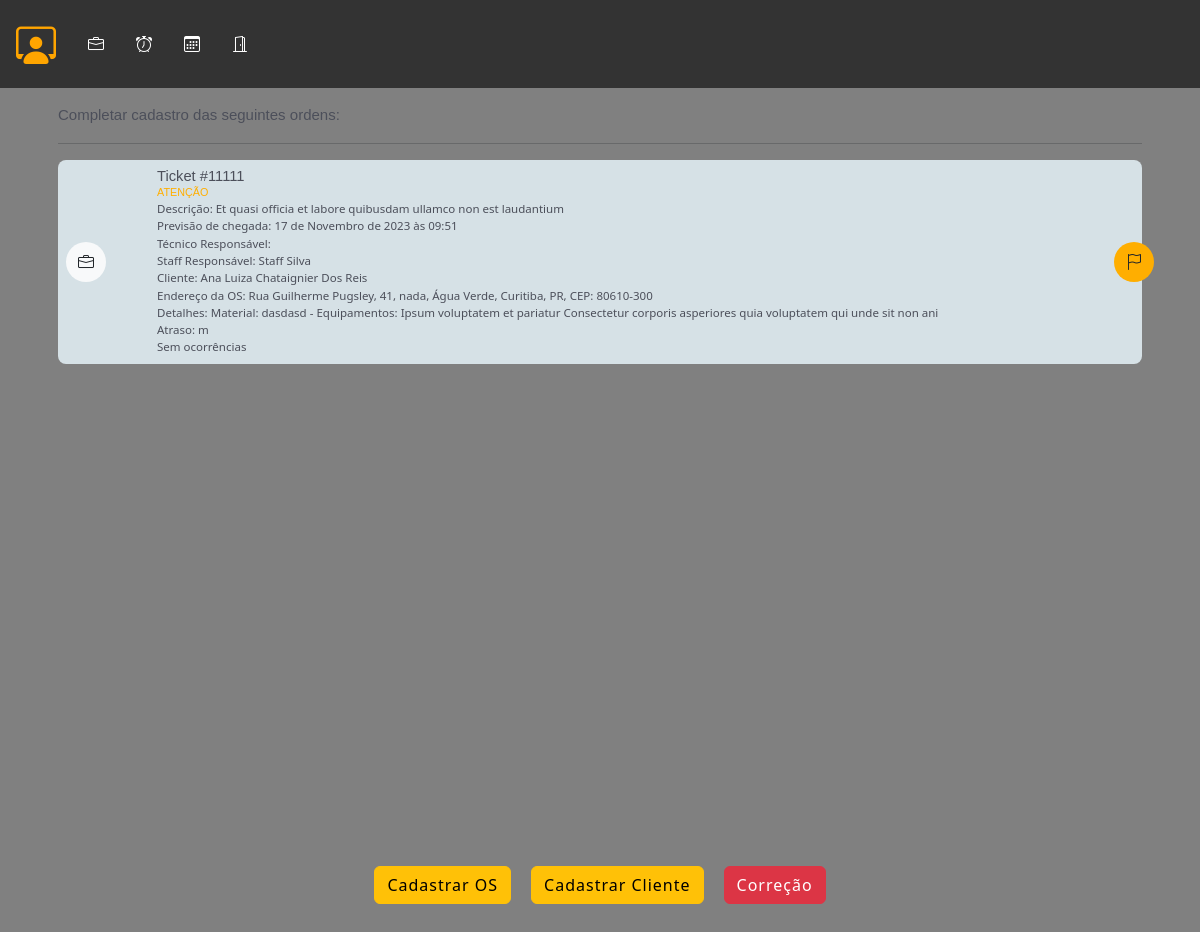
Before: /staff/lista_os_sem_tecnico/ (signed in) with the older database file.
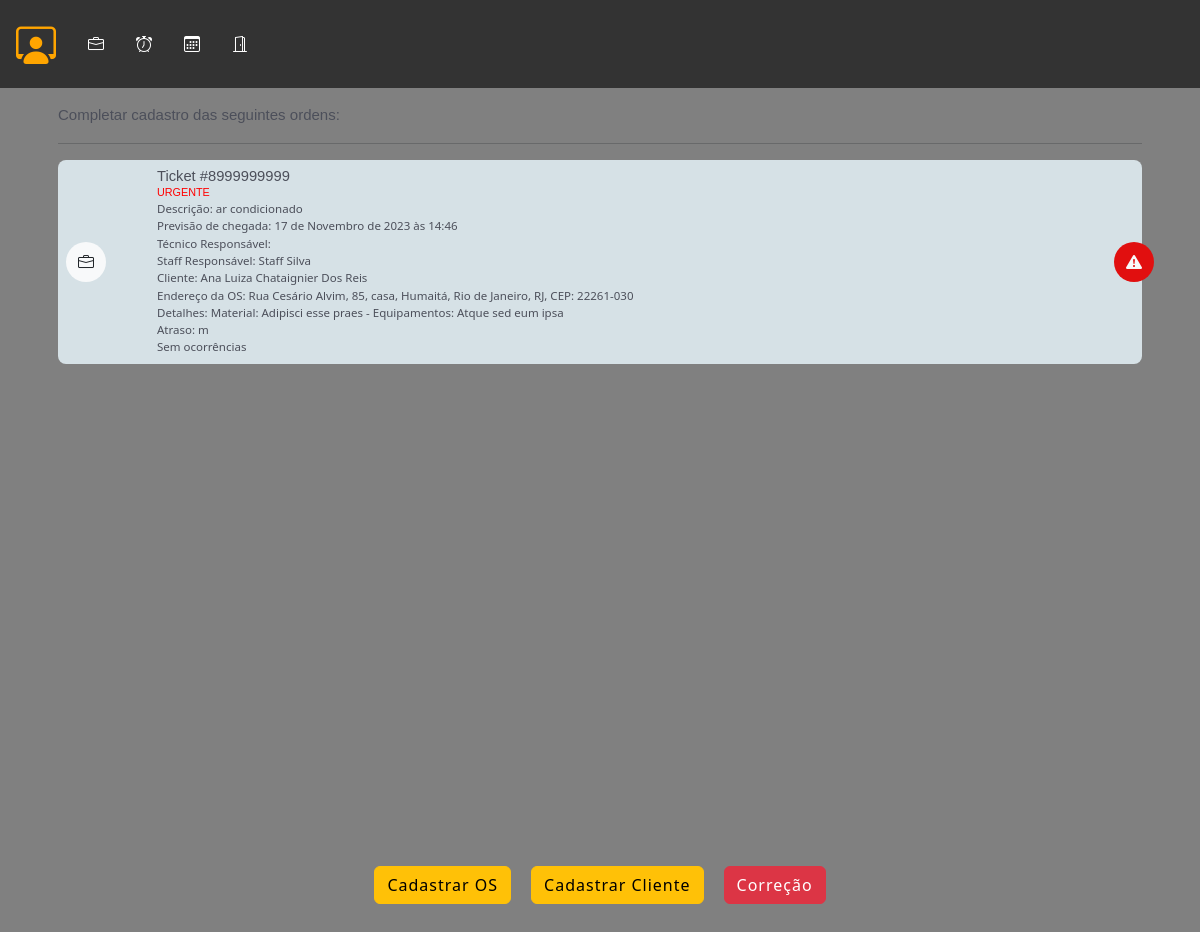
After: the same page with the newer database file.
### staff/models.py (models this page shows, shortened)
class OrdemDeServico(models.Model):
    ticket = models.CharField(max_length=200, unique=True)
    tecnico = models.ForeignKey(
        CustomUser, on_delete=models.CASCADE, related_name="ordens_técnico", null=True, default=None
    )
    staff = models.ForeignKey(
        CustomUser, on_delete=models.CASCADE, related_name="ordens_staff"
    )
    descricao = models.TextField(max_length=600)
    previsao_chegada = models.DateTimeField(editable=True)
    previsao_execucao = models.DateTimeField(editable=True)
    material = models.CharField(max_length=100, validators=[MinLengthValidator(3)])
    equipamento = models.CharField(max_length=100, validators=[MinLengthValidator(3)])
    data_criacao = models.DateTimeField(auto_now_add=True)
    cliente = models.ForeignKey(Cliente, on_delete=models.CASCADE)
    endereco = models.ForeignKey(Endereco, on_delete=models.CASCADE)
    contrato = models.CharField(max_length=700, null=True, blank=True)
    atividade = models.CharField(max_length=50, choices=ACTIVITY_CHOICES)
    status_tecnico = models.CharField(max_length=50, choices=TECNICAL_CHOICES)
    status = models.CharField(
        max_length=10, choices=STATUS_CHOICES, default="Aguardando"
    )
    atraso_em_minutos = models.CharField(max_length=50, choices=ATRASO_CHOICES)
    atraso_descricao = models.TextField(max_length=400)
    descricao_reagendamento = models.TextField(max_length=400)
    vezes_reagendada = models.IntegerField(default=0)

class Cliente(models.Model):
    nome = models.CharField(max_length=50, validators=[MinLengthValidator(3)])
    rg = models.CharField(max_length=12, validators=[MinLengthValidator(3)])
    telefone1 = models.CharField(max_length=15, validators=[MinLengthValidator(3)])
    telefone2 = models.CharField(max_length=15, validators=[MinLengthValidator(3)])

### authentication/models.py (models this page shows, shortened)
class CustomUser(AbstractUser):
    telefone = models.CharField(max_length=15, null=False)
    endereco = models.ForeignKey(
        Endereco, on_delete=models.CASCADE, null=True, default=None
    )
    foto = models.ImageField(upload_to="img/perfil_user/", null=True, blank=True)
    email = models.EmailField(unique=True)

class Endereco(models.Model):
    cep = models.CharField(max_length=10)
    rua = models.CharField(max_length=30, validators=[MinLengthValidator(3)])
    bairro = models.CharField(max_length=20, validators=[MinLengthValidator(3)])
    cidade = models.CharField(max_length=20, validators=[MinLengthValidator(3)])
    estado = models.CharField(max_length=2, choices=STATE_CHOICES)
    numero = models.PositiveIntegerField(validators=[MinValueValidator(1)])
    complemento = models.CharField(max_length=100)
    def __str__(self):
        return f"{self.rua}, {self.numero}, {self.complemento}, {self.bairro}, {self.cidade}, {self.estado}, CEP: {self.cep}"

### staff/views.py (the view)
# urls.py: path("lista_os_sem_tecnico/", views.lista_os_sem_tecnico, name="lista_os_sem_tecnico"),
@user_passes_test(is_staff)
def lista_os_sem_tecnico(request):
    staff = request.user
    ordens = OrdemDeServico.objects.filter(staff=staff, tecnico__isnull=True)
    return render(request, "lista_os_sem_tecnico.html", {"ordens": ordens})

### main/helpers.py (called while the page is built)
def is_staff(user):
    return user.groups.filter(name="Staff").exists()

### staff/templates/lista_os_sem_tecnico.html (shortened to what this page needs)
{% extends "base_staff.html" %}
{% load static %}
{% block rest %}
  <section id="lista_oc_scr">
    <div class="container">
      <div id="oc_lista">
        <div class="tab-pane fade show active" id="pills-01" role="tabpanel" aria-labelledby="pills-home-tab" tabindex="0">
          <label class="mt-2 font-medium color04">Completar cadastro das seguintes ordens:</label>
          <hr>
          {% for ordem in ordens %}
          <a href="{% url 'update_tecnico' ordem.id %}">
            <div class="oc_lista_item">
              <div class="row">
                <div class="col-2 col-md-1">
                  <div class="icon bg-light"><i class="bi bi-briefcase text-dark"></i></div>
                </div>
                <div class="col-10 col-md-11">
                    <div class="oc_l_nome font-medium color04">Ticket #{{ ordem.ticket }}</div>
                    <div class="oc_l_status font-medium {% if ordem.status == 'Urgente' %}color-red{% elif ordem.status == 'Atenção' %}color-yellow{% elif ordem.status == 'Aguardando' %}color-blue{% elif ordem.status == 'Concluído' %}color-green{% endif %}">{{ ordem.status }}</div>
                  <div class="oc_l_data color04 font-dark">Descrição: {{ ordem.descricao }}</div>
                  <div class="oc_l_data color04 font-dark">Previsão de chegada: {{ ordem.previsao_chegada }}</div>
                  <div class="oc_l_data color04 font-dark">Técnico Responsável: {{ ordem.tecnico.first_name }} {{ ordem.tecnico.last_name }}</div>
                  <div class="oc_l_data color04 font-dark">Staff Responsável: {{ ordem.staff.first_name }} {{ ordem.staff.last_name }}</div>
                  <div class="oc_l_data color04 font-dark">Cliente: {{ ordem.cliente.nome }}</div>
                  <div class="oc_l_data color04 font-dark">Endereço da OS: {{ ordem.endereco }}</div>
                  <div class="oc_l_data color04 font-dark">Detalhes: Material: {{ ordem.material}} - Equipamentos: {{ordem.equipamento}}</div>
                  <div class="oc_l_data color04 font-dark">Atraso: {{ ordem.atraso_em_minutos }}m</div>
                  {% if ordem.ocorrencias.all %}
                    <div class="oc_l_data color07 font-dark ">
                      Ocorrências
                      <ul>
                        {% for ocorrencia in ordem.ocorrencias.all %}
                          <li>{{ ocorrencia.titulo }} - {{ ocorrencia.descricao }}</li>
                        {% endfor %}
                      </ul>
                    </div>
                  {% else %}
                    <div class="oc_l_data color04 font-dark">Sem ocorrências</div>
                  {% endif %}
                  {% if ordem.status == "Urgente" %}
                    <div class="status_icon bg05 text-light">
                      <i class="bi bi-exclamation-triangle-fill"></i>
                    </div>
                  {% elif ordem.status == "Atenção" %}
                    <div class="status_icon bg06 text-dark">
                      <i class="bi bi-flag"></i>
                    </div>
                  {% elif ordem.status == "Aguardando" %}
                    <div class="status_icon bg01 text-light">
                      <i class="bi bi-clock"></i>
                    </div>
                  {% elif ordem.status == "Concluído" %}
                    <div class="status_icon bg02 text-light">
                      <i class="bi bi-check-circle"></i>
                    </div>
                  {% endif %}
                </div>
              </div>
            </div>
          {% endfor %}
        </div>
      </div>
    </div>
  </section>
{% endblock %}

### staff/templates/base_staff.html (shortened to what this page needs)
{%load static%}
<!DOCTYPE html>
<html lang="en" data-bs-theme="auto">
  <head>
    <link
      rel="stylesheet"
      href="https://cdn.jsdelivr.net/npm/@docsearch/css@3"
    />
    <link
      rel="stylesheet"
      href="https://cdn.jsdelivr.net/npm/bootstrap-icons@1.11.1/font/bootstrap-icons.css"
    />
    <link
      href="{% static 'assets/dist/css/bootstrap.min.css' %}"
      rel="stylesheet"
    />
    <link href="{% static 'assets/css/app_mamminfo.css' %}" rel="stylesheet" />
  </head>
 <nav class="navbar">
  <ul>
    <li class="d-flex justify-content-center">
      <a href="{% url 'staff' %}" title="Home">
        <i class="bi bi-person-workspace logo"></i>
      </a>
    </li>
    <li class="d-flex justify-content-center">
      <a href="{% url 'lista_os' %}" title="Lista OS'S">   <i class="bi bi-briefcase mala"></i></a>
    </li>
    <li class="d-flex justify-content-center">
      <a href="{% url 'ordens_em_atraso' %}" title="Atrasadas">
        <i class="bi bi-alarm"></i> {% if atrasos != 0 %}{% endif %}
      </a>
    </li>
    <li class="d-flex justify-content-center" title="Reagendar">
      <a href="{% url 'reagendar_staff' %}">
        <i class="bi bi-calendar3"></i> {% if total_reagendar != 0 %}{% endif %}
      </a>
    </li>
    <li class="d-flex justify-content-center" title="Sair">
      <a href="{% url 'sair' %}"><i class="bi bi-door-open"></i></a>
    </li>
  </ul>
</nav>
  <body>
    <main class="">
      {% block rest %}{% endblock %}
      <br>      <br>
      <div class="oi">
      <div class="d-flex justify-content-center oi2">
      <a href="{% url 'formulario_os' %}" class="btn btn-warning">Cadastrar OS</a>
    </div>
    <br>
      <div class="d-flex justify-content-center oi2">
        <a href="{% url 'formulario_cliente' %}" class="btn btn-warning"
          >Cadastrar Cliente</a>
        </div>
        <br>
        <div class="d-flex justify-content-center oi2">
          <a href="{% url 'lista_os_sem_tecnico' %}" class="btn btn-danger"
            >Correção</a>
          </div>
    </div>
      <br><br>
  </main>
  </body>
</html>

### main/templates/static/assets/css/app_mamminfo.css (style rules this page uses)
html { font-family: 'Noto', sans-serif;background: #ced0dc; }
.font-medium { font-family: 'NotoMedium', sans-serif;font-weight: 400; }
.bg05 { background: #e10f0f; }
.color04 { color: #4c4f5a; }
section { height: auto;min-height: 90vh;max-width: 100vw;width: 100%; }
.btn { letter-spacing: 1px; }
#oc_lista { padding-bottom: 72px; }
#oc_lista .tab-pane { padding: 8px 16px; }
#oc_lista .oc_lista_item { background: #d6e1e6;border-radius: 8px;padding: 8px;position: relative;margin-bottom: 8px; }
#oc_lista .oc_lista_item .icon { width: 40px;height: 40px;border-radius: 40px;display: inline-block;text-align: center;line-height: 40px;position: absolute;l: 0;top: 0;bottom: 0;margin: auto; }
#oc_lista .oc_lista_item .oc_l_data { font-size: .72rem; }
#oc_lista .oc_lista_item .oc_l_nome { font-size: .92rem;line-height: 112%;white-space: nowrap;overflow: hidden;text-overflow: ellipsis; }
#oc_lista .oc_lista_item .oc_l_status { font-size: .675rem;text-transform: uppercase; }
#oc_lista .oc_lista_item .status_icon { width: 40px;height: 40px;border-radius: 40px;display: inline-block;text-align: center;line-height: 40px;position: absolute;right: -12px;top: 0;bottom: 0;margin: auto; }

Changed rows visible on the page:
no longer on this page (row edited): OrdemDeServico: ticket "11111", status "ATENÇÃO", descricao "Et quasi officia et labore quibusdam ullamco non est laudantium", previsao_chegada "17 de Novembro de 2023 às 09:51", staff.first_name "Staff", staff.last_name "Silva", cliente.nome "Ana Luiza Chataignier Dos Reis", endereco "Rua Guilherme Pugsley, 41, nada, Água Verde, Curitiba, PR, CEP: 80610-300", material "dasdasd", equipamento "Ipsum voluptatem et pariatur Consectetur corporis asperiores quia voluptatem qui unde sit non ani", shows "Sem ocorrências"
added OrdemDeServico: ticket "8999999999", status "URGENTE", descricao "ar condicionado", previsao_chegada "17 de Novembro de 2023 às 14:46", staff.first_name "Staff", staff.last_name "Silva", cliente.nome "Ana Luiza Chataignier Dos Reis", endereco "Rua Cesário Alvim, 85, casa, Humaitá, Rio de Janeiro, RJ, CEP: 22261-030", material "Adipisci esse praes", equipamento "Atque sed eum ipsa", shows "Sem ocorrências"
